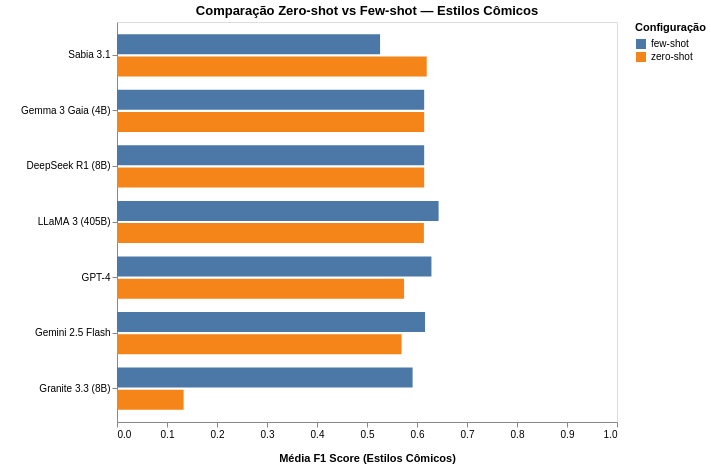

Source (notebook cell):
### Code cell
valid_models = [
    model for model in df_comic['model'].unique()
    if all(
        isinstance(v, dict) and 'f1_score' in v and all(pd.notna(score) for score in v['f1_score'].values())
        for v in df_comic.loc[df_comic['model'] == model, 'score']
    )
]

df_comic_plot = df_comic[df_comic['model'].isin(valid_models)].copy()

# Expandir os dicionários f1_score em linhas longas
rows = []
for _, row in df_comic_plot.iterrows():
    f1_scores = row['score']['f1_score']
    for style, value in f1_scores.items():
        if pd.notna(value):
            rows.append({
                'model': row['model'],
                'setting': row['setting'],
                'style': style,
                'score': value
            })

df_comic_long = pd.DataFrame(rows)

# Calcular média por modelo e cenário
df_comic_mean = (
    df_comic_long
    .groupby(['model', 'setting'], as_index=False)['score']
    .mean()
)

# Ordenar modelos pela média zero-shot
model_order = (
    df_comic_mean[df_comic_mean['setting'] == 'zero-shot']
    .sort_values('score', ascending=False)['model']
    .tolist()
)

# Transformar setting em categoria ordenada
df_comic_mean['setting'] = pd.Categorical(df_comic_mean['setting'], categories=['zero-shot', 'few-shot'], ordered=True)

# Gráfico horizontal: zero-shot acima do few-shot
chart_comic = alt.Chart(df_comic_mean).mark_bar(size=20).encode(
    y=alt.Y('model:N', sort=model_order, title=' ', axis=alt.Axis(grid=False)),
    x=alt.X('score:Q', title='Média F1 Score (Estilos Cômicos)', 
            axis=alt.Axis(grid=False, titleY=30),
            scale=alt.Scale(domain=[0, 1], clamp=True)),
    color=alt.Color('setting:N', title='Configuração'),
    yOffset=alt.YOffset('setting:N')
).properties(
    width=500,
    height=400,
    title='Comparação Zero-shot vs Few-shot — Estilos Cômicos'
)

# Salvar e mostrar
visus_path = visus_folder_name
os.makedirs(visus_path, exist_ok=True)
chart_comic.save(os.path.join(visus_path, "comic_styles_media_f1score.png"), scale_factor=3.0)
chart_comic.show()

### Figure 1 — Vega-Lite specification as saved in the notebook (floating-point values rounded to 4 significant figures)
{"config": {"view": {"continuousWidth": 300, "continuousHeight": 300}}, "data": {"name": "data-3514ce42d21656cfa6fd5f6842eacbb9"}, "mark": {"type": "bar", "size": 20}, "encoding": {"color": {"field": "setting", "title": "Configuração", "type": "nominal"}, "x": {"axis": {"grid": false, "titleY": 30}, "field": "score", "scale": {"clamp": true, "domain": [0, 1]}, "title": "Média F1 Score (Estilos Cômicos)", "type": "quantitative"}, "y": {"axis": {"grid": false}, "field": "model", "sort": ["Sabia 3.1", "Gemma 3 Gaia (4B)", "DeepSeek R1 (8B)", "LLaMA 3 (405B)", "GPT-4", "Gemini 2.5 Flash", "Granite 3.3 (8B)"], "title": " ", "type": "nominal"}, "yOffset": {"field": "setting", "type": "nominal"}}, "height": 400, "title": "Comparação Zero-shot vs Few-shot — Estilos Cômicos", "width": 500, "$schema": "https://vega.github.io/schema/vega-lite/v5.20.1.json", "datasets": {"data-3514ce42d21656cfa6fd5f6842eacbb9": [{"model": "DeepSeek R1 (8B)", "setting": "few-shot", "score": 0.6143}, {"model": "DeepSeek R1 (8B)", "setting": "zero-shot", "score": 0.6143}, {"model": "GPT-4", "setting": "few-shot", "score": 0.6289}, {"model": "GPT-4", "setting": "zero-shot", "score": 0.5742}, {"model": "Gemini 2.5 Flash", "setting": "few-shot", "score": 0.6161}, {"model": "Gemini 2.5 Flash", "setting": "zero-shot", "score": 0.5692}, {"model": "Gemma 3 Gaia (4B)", "setting": "few-shot", "score": 0.6143}, {"model": "Gemma 3 Gaia (4B)", "setting": "zero-shot", "score": 0.6143}, {"model": "Granite 3.3 (8B)", "setting": "few-shot", "score": 0.5912}, {"model": "Granite 3.3 (8B)", "setting": "zero-shot", "score": 0.1333}, {"model": "LLaMA 3 (405B)", "setting": "few-shot", "score": 0.6432}, {"model": "LLaMA 3 (405B)", "setting": "zero-shot", "score": 0.6138}, {"model": "Sabia 3.1", "setting": "few-shot", "score": 0.5262}, {"model": "Sabia 3.1", "setting": "zero-shot", "score": 0.6195}]}}
